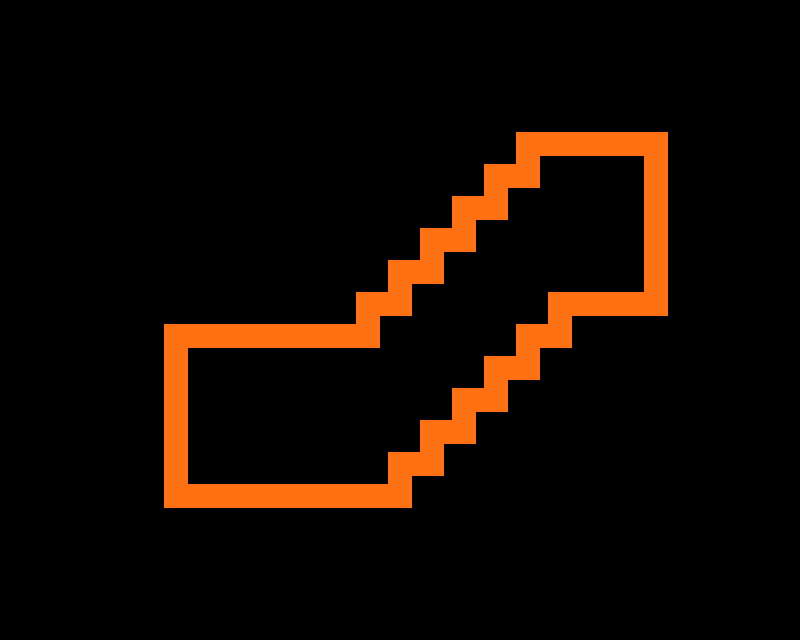

This is a level from a 2D game, rendered from its Tiled map with the project's own tilesets. A one-line summary and the map file follow, with tile-layer data summarised:
An orthogonal 25x20 tile map with 32x32 px tiles, 1 tile layer (Capa de Patrones 1), 4 tilesets and 3 objects.

<map version="2017.05.26" orientation="orthogonal" renderorder="right-down" width="25" height="20" tilewidth="32" tileheight="32" nextobjectid="8">
 <tileset firstgid="1" name="tiles" tilewidth="32" tileheight="32" tilecount="128" columns="8">
  <image source="../images/tiles.png" width="256" height="512" />
 </tileset>
 <tileset firstgid="129" name="moneda" tilewidth="20" tileheight="20" tilecount="4" columns="4">
  <properties>
   <property name="Class" value="Moneda" />
  </properties>
  <image source="../images/moneda.png" width="80" height="20" />
  <tile id="0">
   <properties>
    <property name="Class" value="Moneda" />
   </properties>
  </tile>
 </tileset>
 <tileset firstgid="133" name="player" tilewidth="28" tileheight="28" tilecount="1" columns="1">
  <properties>
   <property name="Class" value="Player" />
  </properties>
  <image source="../images/player.png" width="28" height="28" />
  <tile id="0">
   <properties>
    <property name="Class" value="Player" />
   </properties>
  </tile>
 </tileset>
 <tileset firstgid="134" name="meta" tilewidth="32" tileheight="32" tilecount="1" columns="1">
  <properties>
   <property name="Class" value="Meta" />
  </properties>
  <image source="../images/meta.png" width="32" height="32" />
  <tile id="0">
   <properties>
    <property name="Class" value="Meta" />
   </properties>
  </tile>
 </tileset>
 <layer name="Capa de Patrones 1" width="25" height="20">
  <properties>
   <property name="collision" value="true" />
  </properties>
  <data>[500 cells, 52 non-empty, 6 distinct tile ids]</data>
 </layer>
 <objectgroup name="Capa de Objetos 1" opacity="0.9">
  <object id="1" gid="134" x="208" y="433" width="32" height="32" />
  <object id="3" gid="129" x="584" y="235" width="20" height="20" />
  <object id="7" gid="133" x="290" y="429" width="28" height="28" />
 </objectgroup>
</map>
